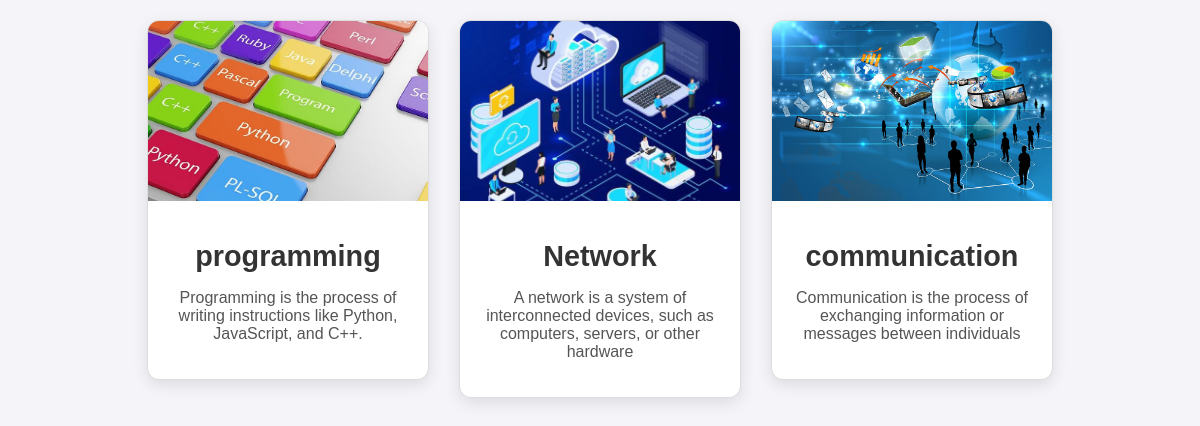
Screenshot of /card.php with the database file from the repository.
### tables this page shows
CREATE TABLE `events` (
  `id` int(11) NOT NULL,
  `name` varchar(255) NOT NULL,
  `desc` varchar(255) NOT NULL,
  `image` varchar(255) NOT NULL,
  `page` varchar(100) NOT NULL
);

### card.php (the view, shortened to what this page needs)
<!DOCTYPE html>
<html lang="en">
<head>
</head>
<body>
    <section class="card-section">
        <?php
        include "config.php";
        $sql = "SELECT * FROM events";
        $result = mysqli_query($con, $sql);
        if (mysqli_num_rows($result) > 0) {
            while ($row = mysqli_fetch_assoc($result)) {
                echo '<form method="POST" action="' . htmlspecialchars($row['page']) . '.php">';
                echo '<div class="card" onclick="this.closest(\'form\').submit()">';
                echo '<img src="' . htmlspecialchars($row['image']) . '" alt="' . htmlspecialchars($row['name']) . '" class="card-image">';
                echo '<div class="card-content">';
                echo '<h3>' . htmlspecialchars($row['name']) . '</h3>';
                echo '<p>' . htmlspecialchars($row['desc']) . '</p>';
                echo '</div>';
                echo '</div>';
                echo '</form>';
            }
        } else {
            echo '<p>No events found.</p>';
        }
        ?>
    </section>
</body>
</html>

### card.php (style rules this page uses)
body { font-family: 'Poppins', sans-serif; background-color: #f4f4f9; margin: 0; padding: 0; }
.card-section { display: flex; flex-wrap: wrap; justify-content: center; padding: 20px; gap: 30px; }
.card { background-color: #fff; border: 1px solid #ddd; border-radius: 12px; box-shadow: 0 5px 15px rgba(0, 0, 0, 0.1); width: 280px; text-align: center; overflow: hidden; transition: transform 0.3s, box-shadow 0.3s; cursor: pointer; }
.card-image { width: 100%; height: 180px; object-fit: cover; }
.card-content { padding: 20px; }
.card-content h3 { margin: 15px 0; font-size: 1.8em; color: #333; }
.card-content p { font-size: 1em; color: #555; }

### rows the page displays
events: image (picture), name "programming", desc "Programming is the process of writing instructions like Python, JavaScript, and C++."
events: image (picture), name "Network", desc "A network is a system of interconnected devices, such as computers, servers, or other hardware"
events: image (picture), name "communication", desc "Communication is the process of exchanging information or messages between individuals"
